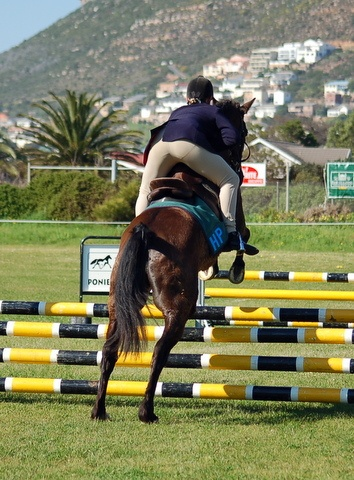
//> input picture LW02_ImageProcessing/Sample_calcHist/image0.jpg, 354 x 480 px
$ ./Canny ../Sample_calcHist/image0.jpg   (built with g++ and OpenCV 4)
//> lines starting //> are read from the running program, lines starting //| are printed output that depends on the picture
#include <stdio.h>
#include <opencv2/opencv.hpp>

using namespace cv;

const char helper[] =
    "Sample_Canny.exe  <img_file>\n\
    \t<img_file> - image file name\n";

int main(int argc, char* argv[])
{
    const char *cannyWinName = "Canny detector";
    Mat img, grayImg, edgesImg;
    double lowThreshold = 70, uppThreshold = 260;
    if (argc < 2)
    {
        printf("%s", helper);
        return 1;
    }
    // загрузка изображения
    img = imread(argv[1], 1);
//> img is the input picture: 480 rows x 354 cols, CV_8UC3; mean B, G, R 91.5, 125.8, 124.3
    // удаление шумов
    blur(img, img, Size(3,3));
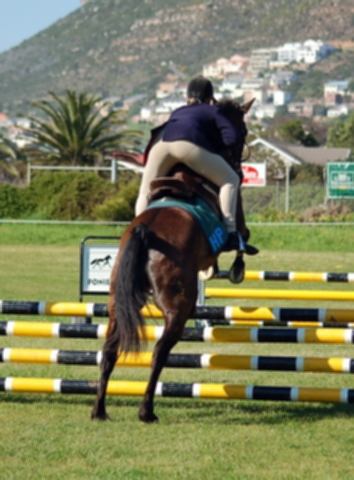
//> img: 480 rows x 354 cols, CV_8UC3; mean B, G, R 91.5, 125.8, 124.3
    // преобразование в оттенки серого
    cvtColor(img, grayImg, CV_RGB2GRAY);
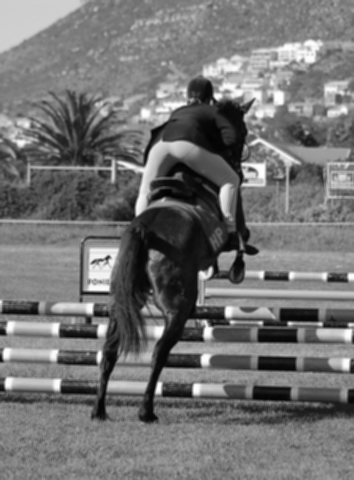
//> grayImg: 480 rows x 354 cols, CV_8UC1; min 2, max 254, mean 115.4
    // применение оператора Лапласа
    Canny(grayImg, edgesImg, lowThreshold, uppThreshold);
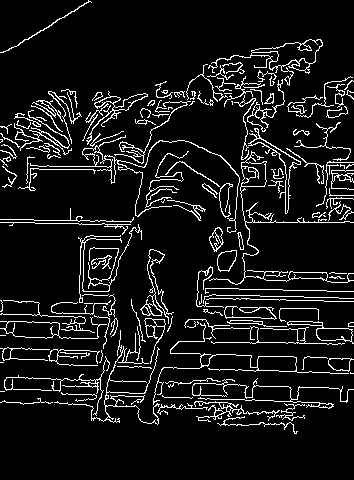
//> edgesImg: 480 rows x 354 cols, CV_8UC1; 9% white in thin lines or dots

    // отображение результата
    namedWindow(cannyWinName, CV_WINDOW_AUTOSIZE);
    imshow(cannyWinName, edgesImg);
    waitKey();

    // закрытие окон
    destroyAllWindows();
    // осовобождение памяти
    img.release();
    grayImg.release();
    edgesImg.release();
    return 0;
}
